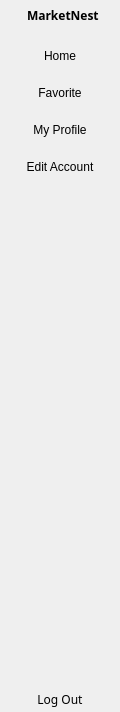
     <widget class="QWidget" name="full_menu_widget" native="true">
      <property name="sizePolicy">
       <sizepolicy hsizetype="Fixed" vsizetype="Preferred">
        <horstretch>0</horstretch>
        <verstretch>0</verstretch>
       </sizepolicy>
      </property>
      <property name="maximumSize">
       <size>
        <width>120</width>
        <height>16777215</height>
       </size>
      </property>
      <layout class="QVBoxLayout" name="verticalLayout_4">
       <property name="spacing">
        <number>0</number>
       </property>
       <property name="leftMargin">
        <number>0</number>
       </property>
       <property name="topMargin">
        <number>0</number>
       </property>
       <property name="rightMargin">
        <number>0</number>
       </property>
       <property name="bottomMargin">
        <number>0</number>
       </property>
       <item>
        <layout class="QHBoxLayout" name="horizontalLayout_3">
         <property name="spacing">
          <number>0</number>
         </property>
         <property name="topMargin">
          <number>5</number>
         </property>
         <property name="bottomMargin">
          <number>20</number>
         </property>
         <item>
          <spacer name="horizontalSpacer_4">
           <property name="orientation">
            <enum>Qt::Horizontal</enum>
           </property>
           <property name="sizeHint" stdset="0">
            <size>
             <width>40</width>
             <height>20</height>
            </size>
           </property>
          </spacer>
         </item>
         <item>
          <widget class="QLabel" name="label_4">
           <property name="maximumSize">
            <size>
             <width>35</width>
             <height>35</height>
            </size>
           </property>
           <property name="text">
            <string/>
           </property>
           <property name="pixmap">
            <pixmap resource="resource.qrc">:/icon/icon/logo.ico</pixmap>
           </property>
           <property name="scaledContents">
            <bool>true</bool>
           </property>
          </widget>
         </item>
         <item>
          <widget class="QLabel" name="label_3">
           <property name="font">
            <font>
             <family>Josefin Sans SemiBold</family>
             <bold>true</bold>
            </font>
           </property>
           <property name="text">
            <string>MarketNest</string>
           </property>
          </widget>
         </item>
         <item>
          <spacer name="horizontalSpacer_3">
           <property name="orientation">
            <enum>Qt::Horizontal</enum>
           </property>
           <property name="sizeHint" stdset="0">
            <size>
             <width>40</width>
             <height>20</height>
            </size>
           </property>
          </spacer>
         </item>
        </layout>
       </item>
       <item>
        <layout class="QVBoxLayout" name="verticalLayout_2">
         <property name="spacing">
          <number>15</number>
         </property>
         <item>
          <widget class="QPushButton" name="homeBtn_2">
           <property name="focusPolicy">
            <enum>Qt::TabFocus</enum>
           </property>
           <property name="layoutDirection">
            <enum>Qt::LeftToRight</enum>
           </property>
           <property name="inputMethodHints">
            <set>Qt::ImhMultiLine</set>
           </property>
           <property name="text">
            <string>Home</string>
           </property>
           <property name="icon">
            <iconset resource="resource.qrc">
             <normaloff>:/icon/icon/home.ico</normaloff>:/icon/icon/home.ico</iconset>
           </property>
           <property name="checkable">
            <bool>true</bool>
           </property>
           <property name="autoExclusive">
            <bool>true</bool>
           </property>
           <property name="autoDefault">
            <bool>false</bool>
           </property>
           <property name="flat">
            <bool>true</bool>
           </property>
          </widget>
         </item>
         <item>
          <widget class="QPushButton" name="favBtn_2">
           <property name="focusPolicy">
            <enum>Qt::TabFocus</enum>
           </property>
           <property name="text">
            <string>Favorite</string>
           </property>
           <property name="icon">
            <iconset resource="resource.qrc">
             <normaloff>:/icon/icon/heart3.ico</normaloff>:/icon/icon/heart3.ico</iconset>
           </property>
           <property name="checkable">
            <bool>true</bool>
           </property>
           <property name="autoExclusive">
            <bool>true</bool>
           </property>
           <property name="flat">
            <bool>true</bool>
           </property>
          </widget>
         </item>
         <item>
          <widget class="QPushButton" name="profileBtn_2">
           <property name="text">
            <string>My Profile</string>
           </property>
           <property name="icon">
            <iconset resource="resource.qrc">
             <normaloff>:/icon/icon/store.ico</normaloff>:/icon/icon/store.ico</iconset>
           </property>
           <property name="checkable">
            <bool>true</bool>
           </property>
           <property name="autoExclusive">
            <bool>true</bool>
           </property>
           <property name="flat">
            <bool>true</bool>
           </property>
          </widget>
         </item>
         <item>
          <widget class="QPushButton" name="accountBtn_2">
           <property name="text">
            <string>Edit Account</string>
           </property>
           <property name="icon">
            <iconset resource="resource.qrc">
             <normaloff>:/icon/icon/profile.ico</normaloff>:/icon/icon/profile.ico</iconset>
           </property>
           <property name="checkable">
            <bool>true</bool>
           </property>
           <property name="autoExclusive">
            <bool>true</bool>
           </property>
           <property name="flat">
            <bool>true</bool>
           </property>
          </widget>
         </item>
        </layout>
       </item>
       <item>
        <spacer name="verticalSpacer_2">
         <property name="orientation">
          <enum>Qt::Vertical</enum>
         </property>
         <property name="sizeHint" stdset="0">
          <size>
           <width>117</width>
           <height>509</height>
          </size>
         </property>
        </spacer>
       </item>
       <item>
        <widget class="QPushButton" name="exitBtn_2">
         <property name="font">
          <font>
           <family>Josefin Sans Medium</family>
          </font>
         </property>
         <property name="text">
          <string>Log Out</string>
         </property>
         <property name="icon">
          <iconset resource="resource.qrc">
           <normaloff>:/icon/icon/logout.ico</normaloff>:/icon/icon/logout.ico</iconset>
         </property>
         <property name="flat">
          <bool>true</bool>
         </property>
        </widget>
       </item>
      </layout>
     </widget>
